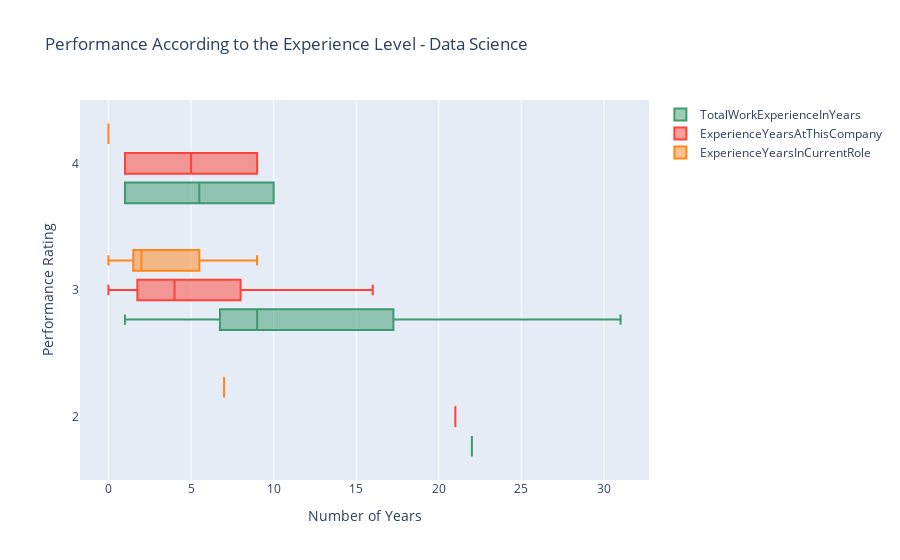

Notebook code for this chart:
### Markdown cell above
### (iv) Performance According to the Experience Level

### Code cell
data = [
    {
        'x': Data_Science['TotalWorkExperienceInYears'],
        'y': Data_Science['PerformanceRating'],
        'name':'TotalWorkExperienceInYears',
        'marker': {
            'color': '#3D9970'
        },
        'boxmean': False,
        'orientation': 'h',
        "type": "box",
    },
    {
        'x':Data_Science['ExperienceYearsAtThisCompany'],
        'y':Data_Science['PerformanceRating'],
        'name': 'ExperienceYearsAtThisCompany',
        'marker':{
            'color': '#FF4136',
        },
        'boxmean': False,
        'orientation': 'h',
        "type": "box",
     },
    {
        'x': Data_Science['ExperienceYearsInCurrentRole'],
        'y': Data_Science['PerformanceRating'],
        'name':'ExperienceYearsInCurrentRole',
        'marker': {
            'color': '#FF851B',
        },
        'boxmean': False,
        'orientation': 'h',
        "type": "box",
    }
]
layout = {
    'xaxis': {
        'title': 'Number of Years',
        'zeroline': False,
    },
    'yaxis': {
        'title': 'Performance Rating ',
        'zeroline': False,
    },
    'boxmode': 'group',
    'title': 'Performance According to the Experience Level - Data Science ',
}
fig = go.Figure(data=data, layout=layout)

py.iplot(fig)

### Figure 1 — Plotly figure (JSON) as saved in the notebook; plotly's stock layout.template omitted (floating-point values rounded to 4 significant figures)
{"data": [{"boxmean": false, "marker": {"color": "#3D9970"}, "name": "TotalWorkExperienceInYears", "orientation": "h", "type": "box", "x": [7, 1, 17, 13, 16, 7, 17, 22, 10, 6, 5, 9, 21, 5, 31, 19, 1, 8, 18, 9], "y": [3, 3, 3, 3, 3, 3, 3, 2, 4, 3, 3, 3, 3, 3, 3, 3, 4, 3, 3, 3]}, {"boxmean": false, "marker": {"color": "#FF4136"}, "name": "ExperienceYearsAtThisCompany", "orientation": "h", "type": "box", "x": [4, 1, 16, 0, 10, 3, 1, 21, 9, 6, 3, 8, 3, 5, 5, 10, 1, 2, 1, 8], "y": [3, 3, 3, 3, 3, 3, 3, 2, 4, 3, 3, 3, 3, 3, 3, 3, 4, 3, 3, 3]}, {"boxmean": false, "marker": {"color": "#FF851B"}, "name": "ExperienceYearsInCurrentRole", "orientation": "h", "type": "box", "x": [2, 0, 8, 0, 9, 2, 0, 7, 0, 5, 2, 3, 2, 2, 2, 7, 0, 2, 0, 7], "y": [3, 3, 3, 3, 3, 3, 3, 2, 4, 3, 3, 3, 3, 3, 3, 3, 4, 3, 3, 3]}], "layout": {"boxmode": "group", "title": {"text": "Performance According to the Experience Level - Data Science "}, "xaxis": {"title": {"text": "Number of Years"}, "zeroline": false}, "yaxis": {"title": {"text": "Performance Rating "}, "zeroline": false}}}
